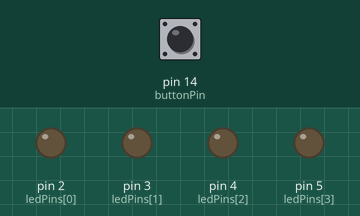
Simulated run of this sketch. Board: Arduino Uno, built with avr-gcc and run on an emulated ATmega328P. On the bench: output pins drawn as LEDs (lit = HIGH). The test bench sets the inputs (shaded band); at power-on: pin 14 (buttonPin) HIGH.

Above: at 0.2 s.
At 1.2 s:
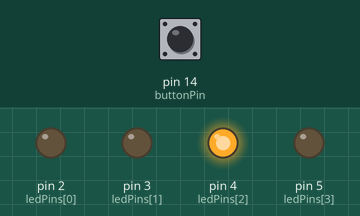
At 1.7 s:
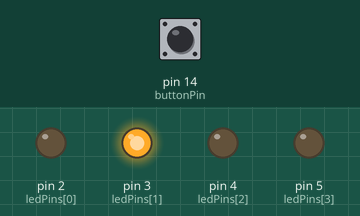
At 2.7 s:
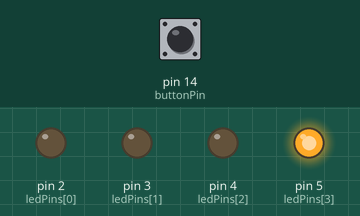
At 4.2 s:
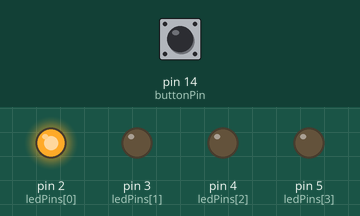
Timing chart, 0 to 4.6 s (numbered marks = the images above):
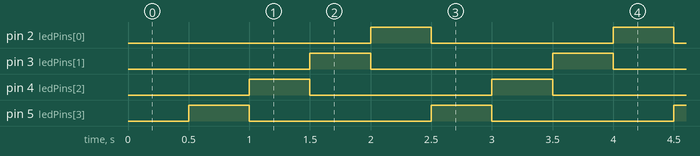

Measured:
- by itself, pin 2 (ledPins[0]), pin 3 (ledPins[1]), pin 4 (ledPins[2]), pin 5 (ledPins[3]): alternates HIGH for 0.50 s and LOW for 1.5 s
- by itself, everything shown: repeats every 2.0 s, in 4 steps

The sketch:

HW4_2_201824604.ino
```cpp
const int buttonPin = 14;
const int ledPins[] = {2, 3, 4, 5};
int currentLED = 0;
boolean forwardDirection = true;
boolean buttonState = LOW;
boolean lastButtonState = LOW;
unsigned long previousMillis = 0;
const long interval = 500; // 0.5 second interval

void setup() {
  pinMode(buttonPin, INPUT_PULLUP); // Enable internal pull-up resistor
  for (int i = 0; i < 4; i++) {
    pinMode(ledPins[i], OUTPUT);
  }
}

void loop() {
  buttonState = digitalRead(buttonPin);

  if (buttonState != lastButtonState) {
    if (buttonState == HIGH) {
      forwardDirection = !forwardDirection; // Toggle LED sequence direction
    }
    delay(50); // Debounce delay
  }
  lastButtonState = buttonState;

  unsigned long currentMillis = millis();

  if (currentMillis - previousMillis >= interval) {
    previousMillis = currentMillis;
    if (forwardDirection) {
      digitalWrite(ledPins[currentLED], LOW); // Turn off the current LED
      currentLED = (currentLED + 1) % 4; // Move to the next LED in forward direction
      digitalWrite(ledPins[currentLED], HIGH); // Turn on the next LED
    } else {
      digitalWrite(ledPins[currentLED], LOW); // Turn off the current LED
      currentLED = (currentLED - 1 + 4) % 4; // Move to the previous LED in backward direction
      digitalWrite(ledPins[currentLED], HIGH); // Turn on the previous LED
    }
  }
}
```
